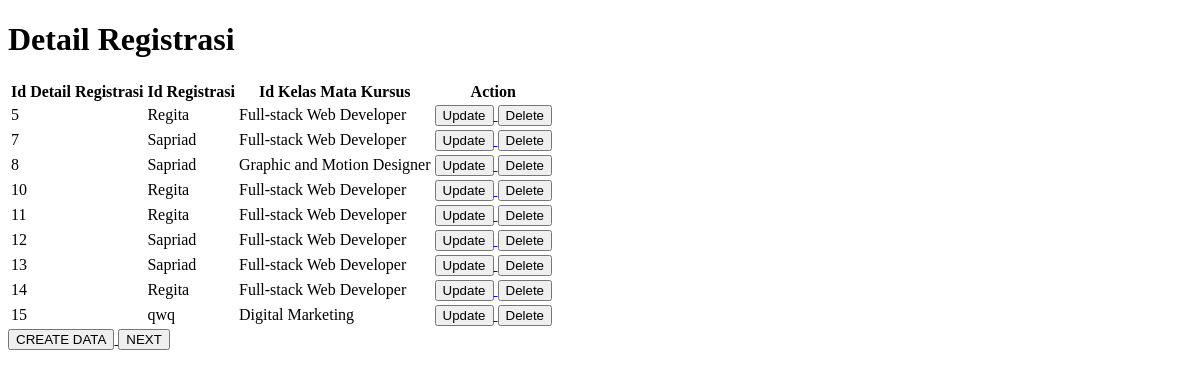
The page /DetailRegistrasi on the database as committed earlier.
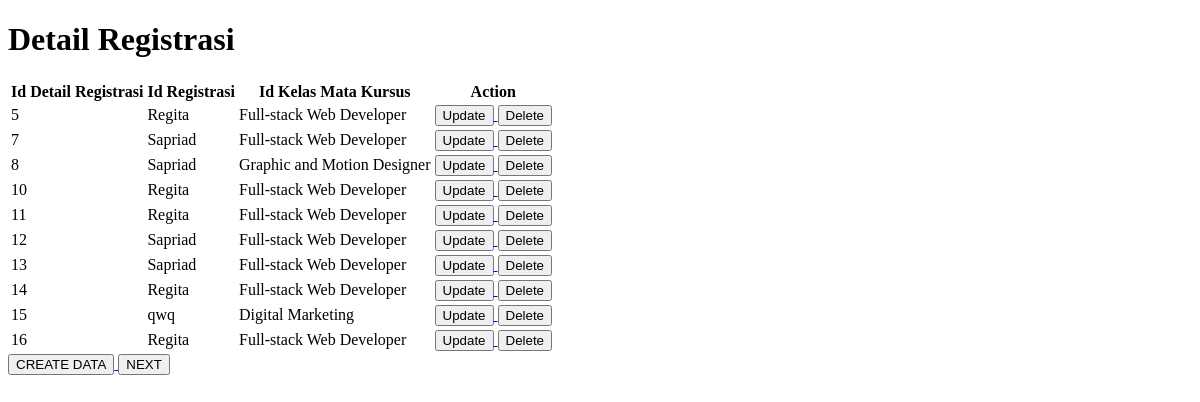
The same page on the database as committed later.
### app/models.py (models this page shows, shortened)
class DetailRegistrasi(models.Model):
    Id_DetailRegistrasi = models.AutoField(primary_key=True)
    Id_Registrasi = models.ForeignKey(Registrasi, on_delete=models.CASCADE)
    Id_Kelas_Mata_Kursus = models.ForeignKey(Kelas_Mata_Kursus, on_delete=models.CASCADE)

class Registrasi(models.Model):
    Id_Registrasi = models.AutoField(primary_key=True)
    Id_Siswa = models.ForeignKey(Siswa, on_delete=models.CASCADE)
    ID_CS = models.ForeignKey(CustomerService, on_delete=models.CASCADE)
    Tanggal_Registrasi = models.DateField()
    def __str__(self):
        return str(self.Id_Siswa)

class Siswa(models.Model):
    Id_Siswa = models.AutoField(primary_key=True)
    Nama_Siswa = models.CharField(max_length=50)
    Tanggal_Lahir = models.DateField()
    Alamat_Siswa = models.TextField(blank=True, null=True)
    Nomor_Telepon_Siswa = models.PositiveIntegerField()
    def __str__(self):
        return str(self.Nama_Siswa)

class Kelas_Mata_Kursus(models.Model):
    Id_Kelas_Mata_Kursus = models.AutoField(primary_key=True)
    Jenis_Kursus = models.CharField(max_length=70)
    Jenis_Kelas = models.CharField(max_length=50)
    Jumlah_Pertemuan = models.PositiveIntegerField()
    Jadwal = models.CharField(max_length=100)
    Harga = models.PositiveIntegerField()
    Status_Kelas = models.CharField(max_length=30)
    def __str__(self):
        return str(self.Jenis_Kursus)

### app/views.py (the view)
# urls.py: path('DetailRegistrasi', views.DetailRegistrasi, name='DetailRegistrasi'),
def DetailRegistrasi(request):
    alldetailregistrasiobj = models.DetailRegistrasi.objects.all()
    getdetailregistrasiobj = models.DetailRegistrasi.objects.get(Id_DetailRegistrasi=5)
    return render(request, 'detailregistrasi.html', {
        "alldetailregistrasiobj" : alldetailregistrasiobj,
        "getdetailregistrasiobj" : getdetailregistrasiobj,
    })

### app/templates/detailregistrasi.html (shortened to what this page needs)
<!DOCTYPE html>
<html lang="en">
<head>
</head>
<body>
    <h1>Detail Registrasi</h1>
    <table>
        <tr>
            <th>Id Detail Registrasi</th>
            <th>Id Registrasi</th>
            <th>Id Kelas Mata Kursus</th>
            <th>Action</th>
        </tr>
        {% for item in alldetailregistrasiobj %}
        <tr>
            <td>{{ item.Id_DetailRegistrasi }}</td>
            <td>{{ item.Id_Registrasi }}</td>
            <td>{{ item.Id_Kelas_Mata_Kursus }}</td>
            <td>
                <a href="{%url 'updatedetailregistrasi' item.Id_DetailRegistrasi %}">
                    <button>Update</button>
                </a>
                <a href="{%url 'deletedetailregistrasi' item.Id_DetailRegistrasi %}">
                    <button>Delete</button>
                </a>
            </td>
        </tr>
        {% endfor %}
    </table>
    <a href="{% url 'createdetailregistrasi' %}">
        <button>
            CREATE DATA
        </button>
    </a>
    <tr>
        <td>
            <a href="{% url 'dashboard' %}">
                <button type="submit">NEXT</button>
            </a>
        </td>
    </tr>
</body>
</html>

Rows that differ between the two databases and show on the page:
added DetailRegistrasi: Id_DetailRegistrasi "16", Id_Registrasi "Regita", Id_Kelas_Mata_Kursus "Full-stack Web Developer"
